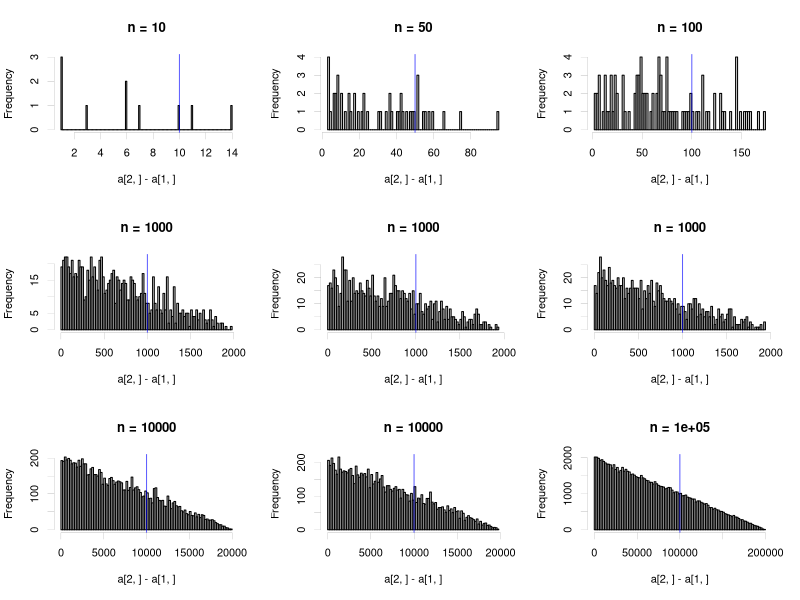

Recreate this plot in R.

# Args:
#   n - number of pairs of numbers
# Returns: matrix with two rows, 
random.pairs = function(n) {
  a = matrix(sample(2*n), nrow=2)
  apply(a, 2, sort)
}

# Plots the distribution of the difference between the
# larger and smaller number in each pair.
# Args:
#   n - number of pairs of numbers
# Side effects: plots a histogram
plot.random.pair.diff = function(n) {
  a = random.pairs(n)
  hist(a[2,] - a[1,], breaks=100,
    col="lightgrey", lwd=0.1,
    main=paste("n =", n))
  abline(v = n, col="#0000ffa0")
}

set.seed(0)
pdf("pairConjecture1.pdf", width=7.5, height=7.5)
par(mfrow=c(3,3))
for(n in c(10, 50, 100, 1e3, 1e3, 1e3, 1e4, 1e4, 1e5))
  plot.random.pair.diff(n)
dev.off()

